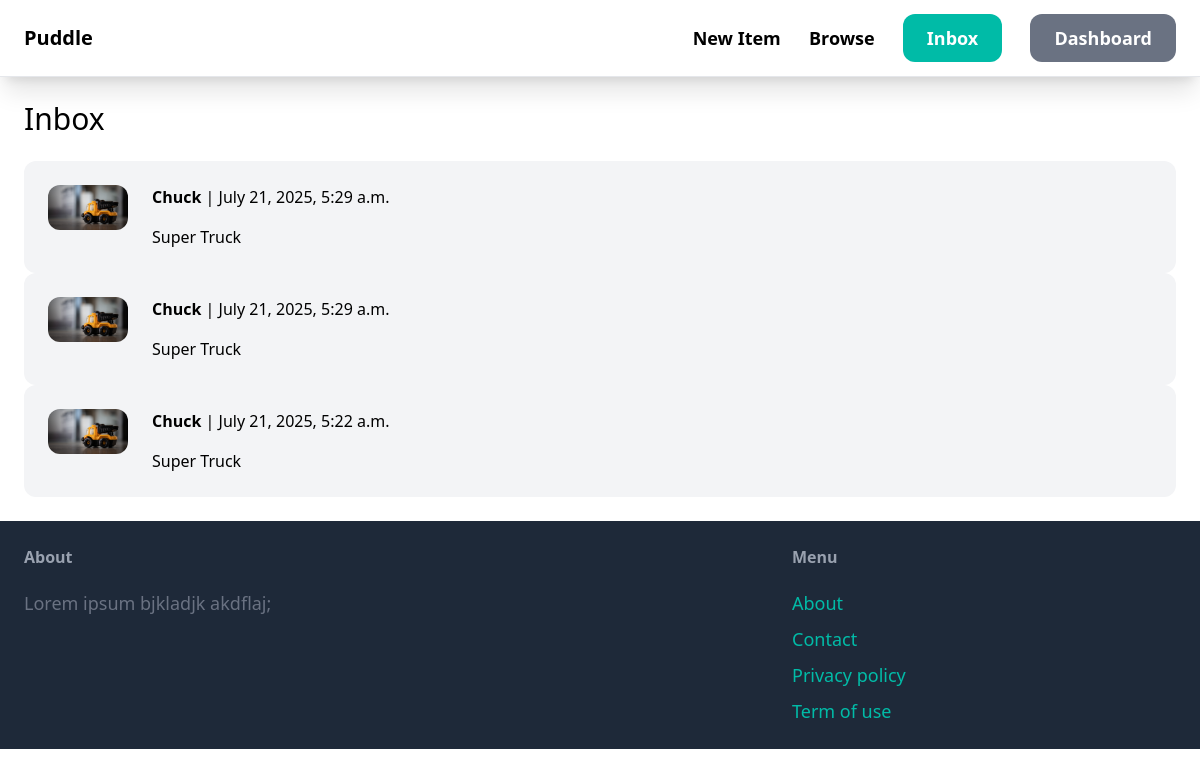
The page /inbox/ (signed in) on the database its author committed.
### conversation/models.py (models this page shows)
class Conversation(models.Model):
  item = models.ForeignKey(Item, related_name='conversations', on_delete=models.CASCADE )
  members = models.ManyToManyField(User, related_name='conversations')
  create_at = models.DateTimeField(auto_now_add=True)
  modified_at = models.DateTimeField(auto_now_add=True)
  class Meta:
    ordering = ('-modified_at',)

### item/models.py (models this page shows, shortened)
class Item(models.Model):
   category = models.ForeignKey(Category, related_name='items', on_delete=models.CASCADE)
   name = models.CharField(max_length=255)
   description = models.TextField(blank=True, null=True)
   price = models.FloatField()
   image = models.ImageField(upload_to='item_images', blank=True, null=True)
   is_sold = models.BooleanField(default=False)
   created_by = models.ForeignKey(User, related_name='items', on_delete=models.CASCADE)
   created_at = models.DateTimeField(auto_now_add=True)

### conversation/views.py (the view)
# urls.py: path('', views.inbox, name='inbox'),
@login_required
def inbox(request):
    conversations = Conversation.objects.filter(members__in=[request.user.id])
    return render(request, 'conversation/inbox.html', {
      'conversations': conversations
    })

### conversation/templates/conversation/inbox.html (shortened to what this page needs)
{% extends 'core/base.html' %}
{% block content  %}
  <h1 class="mb-6 text-3xl">Inbox</h1>
  <div id="inbox" class="space-y-6">
   {% if conversations %}
    {% for conversation in conversations %}
      <a href="{% url 'conversation:detail' conversation.id %}">
        <div class="p-6 flex bg-gray-100 rounded-xl">
          <div class="pr-6">
            {% if conversation.item.image %}
                <img src="{{ conversation.item.image.url }}" alt="." class="w-20 rounded-xl">
              {% else %}
                <div class="w-20 h-20 bg-gray-300 rounded-xl flex items-center justify-center text-sm text-white">No image</div>
            {% endif %}
          </div>
          <div>
            {% for member in conversation.members.all %}
              {% if member != request.user %}
                <p class="mb-4"><strong>{{ member.username }}</strong> | {{ conversation.modified_at }}</p>
                <p>{{ conversation.item.name}}</p>
              {% endif %}
            {% endfor %}
          </div>
        </div>
      </a>
    {% endfor %}
     {% else %}
        <p>No conversations yet.</p>
    {% endif %}
  </div>
{% endblock %}

### rows shown on the page
Conversation: item.image (picture), modified_at "July 21, 2025, 5:29 a.m.", item.name "Super Truck"
Conversation: item.image (picture), modified_at "July 21, 2025, 5:29 a.m.", item.name "Super Truck"
Conversation: item.image (picture), modified_at "July 21, 2025, 5:22 a.m.", item.name "Super Truck"

### other values the page prints
{{ member.username }} "Chuck"
